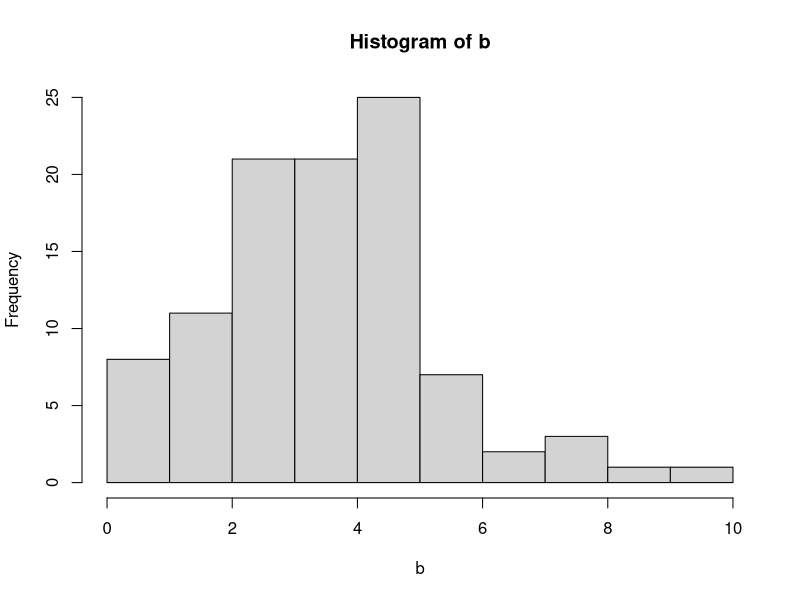
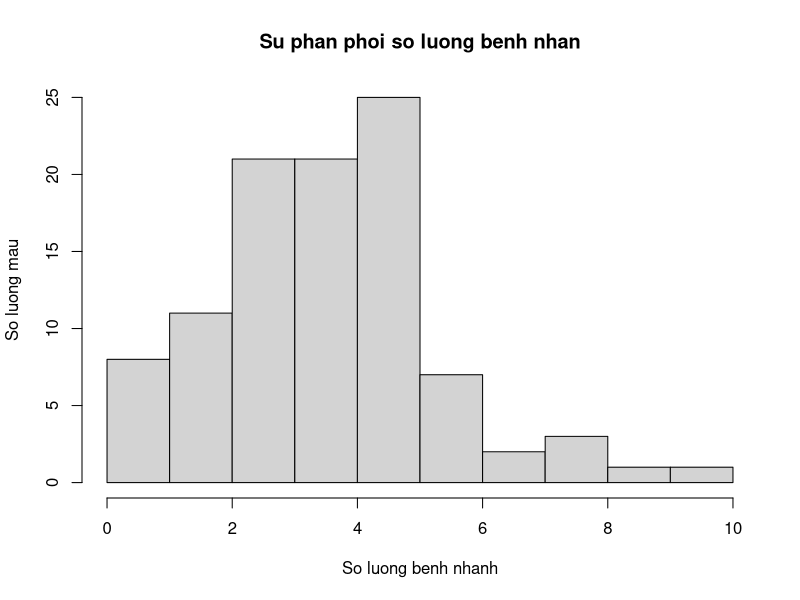
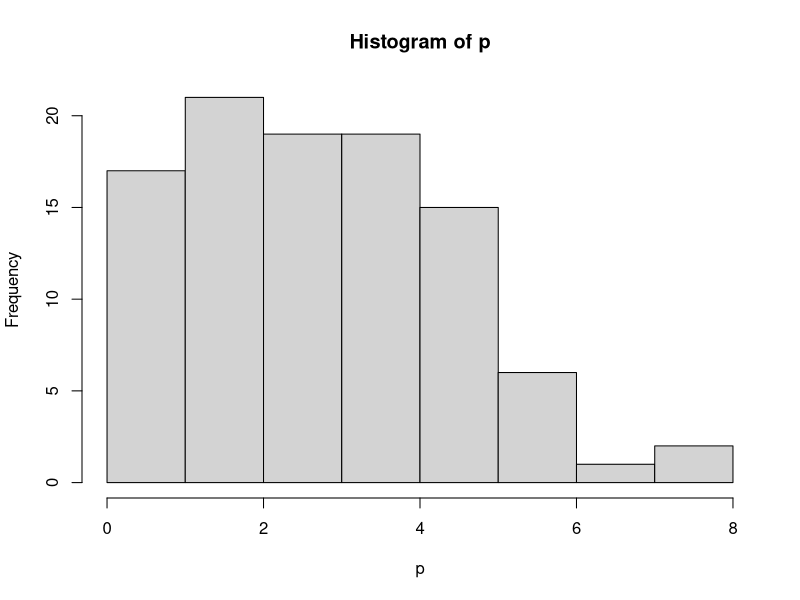
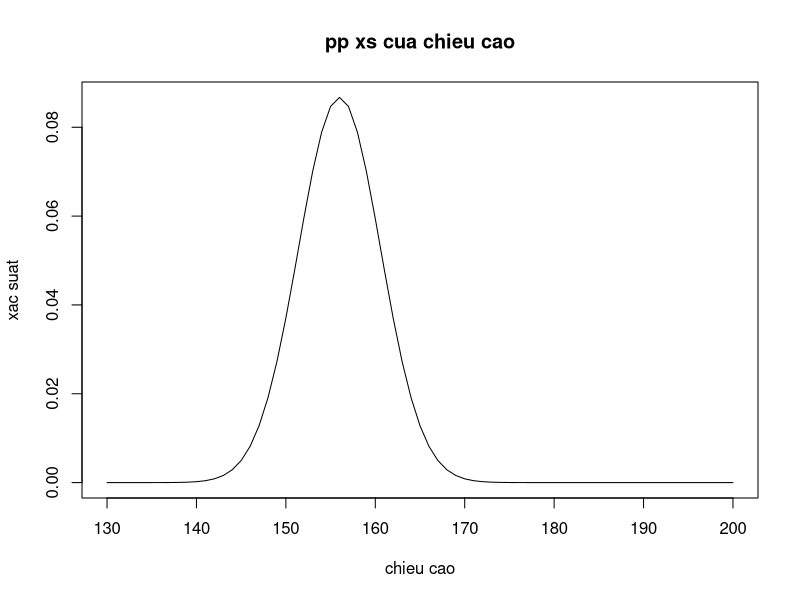
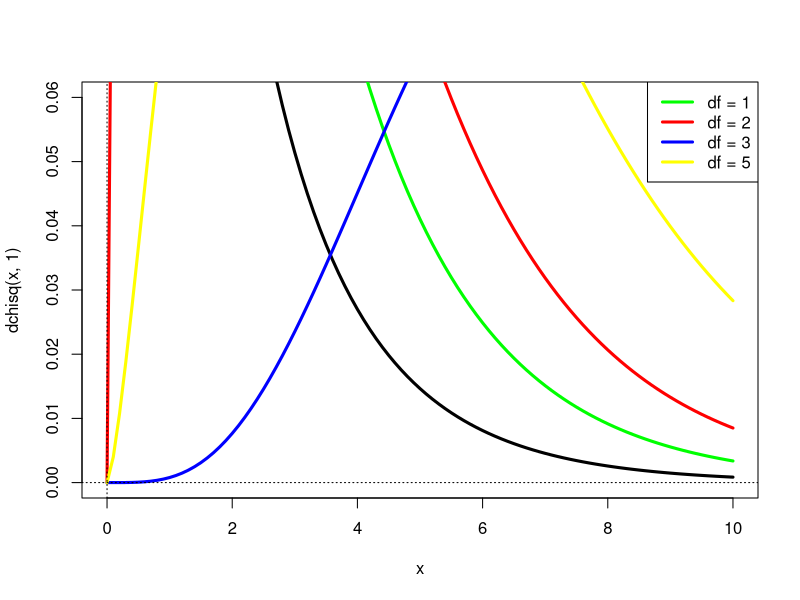
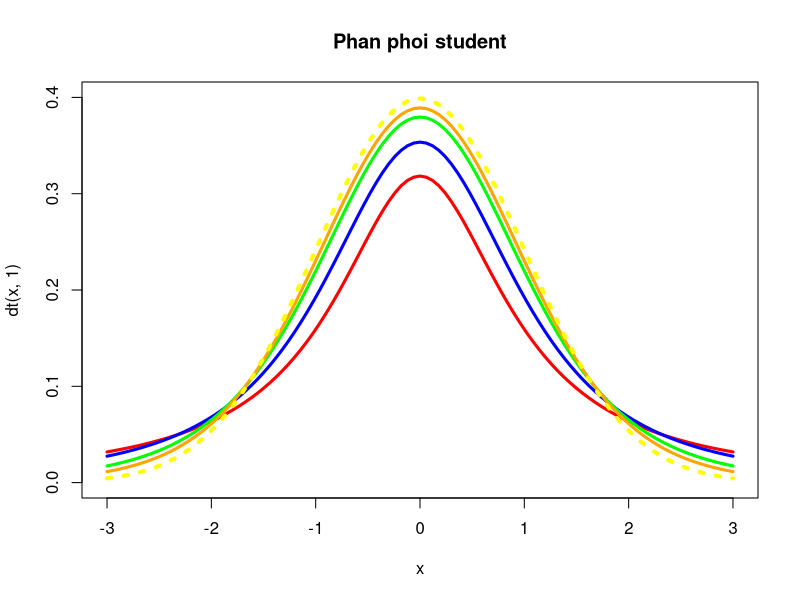

The R script that drew these images, in order: (Note: this script raises an error after producing the figures.)
# Phan phoi nhi thuc
# ham mat do : dbinom(k,n,p)
dbinom(5,12,0.4)
# ham tich luy: pbinom(k,n,p)
pbinom(5,12,0.4)
# ham dinh bac: qbinom(p',n,p)
qbinom(0.6,12,0.3)
# ham mo phong: rbinom(so luong mau,n,p)
# trong 20 nguoi co 0.2 nguoi mac benh lay 100 mau nhu the
b=rbinom(100,20,0.2)
b
# lap bang tan so
table(b)
# To chuc do: hist()
hist(b)
hist(b,
     xlab = "So luong benh nhanh",
     ylab = "So luong mau",
     main = "Su phan phoi so luong benh nhan")
# Phan phoi poisson
# Ham mat do : dpois(k, lambda)
dpois(3,2)
# ham tich luy: ppois(k, lambda)
ppois(3,2)
# ham dinh bac: qpois(p, lambda)
qpois(0.67,2)
# ham mo phong: rpois(so luong mau, lambda)
p=rpois(100,3)
p
table(p)
hist(p)
#Ham phan phoi chuan
#Ham mat do: dnorm(x,mean,sd)
dnorm(168,156,4.6)
#Ham tich luy: pnorm(x, mean,sd)
pnorm(160,156,4.6)
# ham dinh bac: qnorm(p, mean, sd)
qnorm(0.4,156,4.6)
chieucao=seq(130,200,1)
chieucao
plot(chieucao, dnorm(chieucao,156,4.6),
     type = "l",
     xlab = "chieu cao",
     ylab = "xac suat",
     main = "pp xs cua chieu cao")
# phan phoi chi binh phuong
# ham mat do: dchisq(x=u,df=k)
dchisq(21,13)
# ham tich luy: pchisq(u,k)
pchisq(21,13)
# ham dinh bac: qchisq(p,k)
qchisq(0.01,13)
# ham mo phong: rchisq(so luong mau, k)
r=rchisq(100,13)
r
curve(dchisq(x,1),xlim = c(0,10), ylim = c(0,0.06),lwd=3)
curve(dchisq(x,2), add = T, col = "green", lwd=3)
curve(dchisq(x,3), add = T, col = "red", lwd=3)
curve(dchisq(x,10), add = T, col = "blue", lwd=3)
curve(dchisq(x,5), add = T, col = "yellow", lwd=3)
abline(h=0,lty=3)
abline(v=0,lty=3)
# ghi chu
legend(par("usr")[2],par("usr")[4],
       xjust = 1,
       c("df = 1", "df = 2", "df = 3", "df = 5"),
       col=c("green","red","blue","yellow"),
       lwd=3,lty = 1)
# phan phoi student
# ham mat do: dt(x,df)
dt(1,6)
# ham tich luy: pt(x,df)
pt(1,6)
# ham dinh luong: qt(p,df)
qt(0.3,6)
# mo phong
curve(dt(x,1), xlim = c(-3,3), ylim = c(0,0.4), col="red",lwd=3)
curve(dt(x,2), add = T, col="blue",lwd=3)
curve(dt(x,5), add = T, col="green",lwd=3)
curve(dt(x,10), add = T, col="orange",lwd=3)
curve(dnorm(x),add = T, col="yellow",lwd=4,lty=3)
title(main = "Phan phoi student")
legend(par("usr")[2], par("usr")[4],
       xjust = 1,
       c["df=1","df=2","df=5","df=10","Phan phoi chuan"],
       lwd=c(2,2,2,2,2),
       lty=c(1,1,1,1,3),
       col=c["red","blue","green","organge","yellow"])
       
       